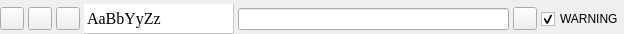
<?xml version="1.0" encoding="UTF-8"?>
<ui version="4.0">
 <class>ConditionalFormatFrame</class>
 <widget class="QWidget" name="ConditionalFormatFrame">
  <property name="geometry">
   <rect>
    <x>0</x>
    <y>0</y>
    <width>624</width>
    <height>34</height>
   </rect>
  </property>
  <property name="windowTitle">
   <string/>
  </property>
  <layout class="QHBoxLayout" name="horizontalLayout">
   <property name="spacing">
    <number>4</number>
   </property>
   <property name="leftMargin">
    <number>0</number>
   </property>
   <property name="topMargin">
    <number>4</number>
   </property>
   <property name="rightMargin">
    <number>0</number>
   </property>
   <property name="bottomMargin">
    <number>0</number>
   </property>
   <item>
    <widget class="QToolButton" name="delToolButton">
     <property name="text">
      <string/>
     </property>
     <property name="icon">
      <iconset resource="../../Resources.qrc">
       <normaloff>:/images/Remove.png</normaloff>:/images/Remove.png</iconset>
     </property>
    </widget>
   </item>
   <item>
    <widget class="QToolButton" name="upToolButton">
     <property name="text">
      <string/>
     </property>
     <property name="icon">
      <iconset resource="../../Resources.qrc">
       <normaloff>:/images/UpArrow.png</normaloff>:/images/UpArrow.png</iconset>
     </property>
    </widget>
   </item>
   <item>
    <widget class="QToolButton" name="downToolButton">
     <property name="text">
      <string/>
     </property>
     <property name="icon">
      <iconset resource="../../Resources.qrc">
       <normaloff>:/images/DownArrow.png</normaloff>:/images/DownArrow.png</iconset>
     </property>
    </widget>
   </item>
   <item>
    <widget class="QTableWidget" name="exampleTableWidget">
     <property name="minimumSize">
      <size>
       <width>150</width>
       <height>30</height>
      </size>
     </property>
     <property name="maximumSize">
      <size>
       <width>150</width>
       <height>30</height>
      </size>
     </property>
     <property name="font">
      <font>
       <family>Times New Roman</family>
       <pointsize>12</pointsize>
      </font>
     </property>
     <property name="contextMenuPolicy">
      <enum>Qt::CustomContextMenu</enum>
     </property>
     <property name="frameShape">
      <enum>QFrame::NoFrame</enum>
     </property>
     <property name="verticalScrollBarPolicy">
      <enum>Qt::ScrollBarAlwaysOff</enum>
     </property>
     <property name="horizontalScrollBarPolicy">
      <enum>Qt::ScrollBarAlwaysOff</enum>
     </property>
     <property name="editTriggers">
      <set>QAbstractItemView::NoEditTriggers</set>
     </property>
     <property name="selectionMode">
      <enum>QAbstractItemView::NoSelection</enum>
     </property>
     <property name="rowCount">
      <number>1</number>
     </property>
     <property name="columnCount">
      <number>1</number>
     </property>
     <attribute name="horizontalHeaderVisible">
      <bool>false</bool>
     </attribute>
     <attribute name="horizontalHeaderDefaultSectionSize">
      <number>150</number>
     </attribute>
     <attribute name="verticalHeaderVisible">
      <bool>false</bool>
     </attribute>
     <row/>
     <column/>
     <item row="0" column="0">
      <property name="text">
       <string>AaBbYyZz</string>
      </property>
      <property name="font">
       <font>
        <family>Times New Roman</family>
        <pointsize>12</pointsize>
       </font>
      </property>
     </item>
    </widget>
   </item>
   <item>
    <widget class="QLineEdit" name="conditionEdit"/>
   </item>
   <item>
    <widget class="QToolButton" name="functionToolButton">
     <property name="text">
      <string/>
     </property>
     <property name="icon">
      <iconset resource="../../Resources.qrc">
       <normaloff>:/images/Function.png</normaloff>:/images/Function.png</iconset>
     </property>
    </widget>
   </item>
   <item>
    <widget class="QCheckBox" name="warningCheckBox">
     <property name="text">
      <string>WARNING</string>
     </property>
     <property name="checked">
      <bool>true</bool>
     </property>
    </widget>
   </item>
  </layout>
 </widget>
 <resources>
  <include location="../../Resources.qrc"/>
 </resources>
 <connections/>
</ui>
